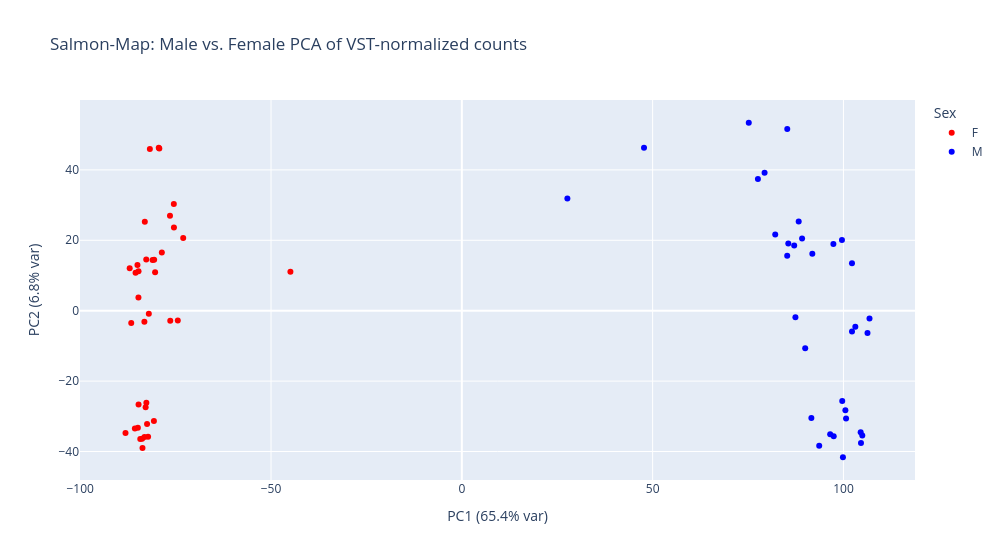

Notebook code cell kept with this figure:
### Code cell
# create transpose
vst_t = norm_counts.T

pca = PCA(n_components=2)
pca_scores = pca.fit_transform(vst_t)

pca_df = metadata.copy()
pca_df['PC1'] = pca_scores[:,0]
pca_df['PC2'] = pca_scores[:,1]

# Explained variance
pc1_var = pca.explained_variance_ratio_[0] * 100
pc2_var = pca.explained_variance_ratio_[1] * 100

# Define your own color mapping
color_map = {'M': 'blue', 'F': 'red'}  

fig = px.scatter(
    pca_df,
    x='PC1',
    y='PC2',
    color='Sex',  
    color_discrete_map=color_map,          
    hover_name=pca_df.index,
    title=f"Salmon-Map: Male vs. Female PCA of VST-normalized counts"
)

fig.update_layout(
    xaxis_title=f"PC1 ({pca.explained_variance_ratio_[0]*100:.1f}% var)",
    yaxis_title=f"PC2 ({pca.explained_variance_ratio_[1]*100:.1f}% var)",
    width=1000
)

#fig.write_image("salmon_map_pca.svg")
fig.show()

### Figure 1 — Plotly figure (JSON) as saved in the notebook; plotly's stock layout.template omitted (floating-point values rounded to 4 significant figures)
{"data": [{"hovertemplate": "<b>%{hovertext}</b><br><br>Sex=F<br>PC1=%{x}<br>PC2=%{y}<extra></extra>", "hovertext": ["ERR12356072", "ERR12383247", "ERR12383248", "ERR12383252", "ERR12383253", "ERR12383254", "ERR12383259", "ERR12383260", "ERR12383261", "ERR12383265", "ERR12383266", "ERR12383268", "ERR12383272", "ERR12383273", "ERR12383274", "ERR12383279", "ERR12383280", "ERR12383281", "ERR12383283", "ERR12383285", "ERR12383286", "ERR12383287", "ERR12383289", "ERR12383292", "ERR12383293", "ERR12383294", "ERR12383298", "ERR12383299", "ERR12383300", "ERR12383301", "ERR12383305", "ERR12383306", "ERR12383307", "ERR12383311", "ERR12383312", "ERR12383313", "ERR12383314"], "legendgroup": "F", "marker": {"color": "red", "symbol": "circle"}, "mode": "markers", "name": "F", "orientation": "v", "showlegend": true, "type": "scatter", "x": [-78.61, -81.04, -73.01, -80.63, -75.45, -44.92, -76.41, -84.75, -74.44, -82.86, -84.72, -82.67, -85.68, -82.49, -80.69, -82.22, -84.27, -84.89, -83.69, -88.14, -83.15, -83.79, -83.08, -83.19, -86.63, -82.02, -84.73, -80.38, -76.48, -85.5, -87.04, -85.0, -82.7, -75.47, -81.76, -79.27, -79.42], "xaxis": "x", "y": [16.55, 14.37, 20.68, 14.46, 23.61, 11.08, -2.867, 3.736, -2.793, -27.43, -26.63, -26.16, -33.47, -32.22, -31.34, -35.8, -36.42, -33.24, -38.99, -34.72, -35.87, -36.37, 25.24, -3.167, -3.488, -0.8735, 11.23, 10.94, 26.98, 10.77, 12.04, 12.99, 14.55, 30.29, 45.91, 46.06, 46.27], "yaxis": "y"}, {"hovertemplate": "<b>%{hovertext}</b><br><br>Sex=M<br>PC1=%{x}<br>PC2=%{y}<extra></extra>", "hovertext": ["ERR12383249", "ERR12383250", "ERR12383251", "ERR12383255", "ERR12383256", "ERR12383257", "ERR12383258", "ERR12383262", "ERR12383263", "ERR12383264", "ERR12383267", "ERR12383269", "ERR12383270", "ERR12383271", "ERR12383275", "ERR12383276", "ERR12383277", "ERR12383278", "ERR12383282", "ERR12383284", "ERR12383288", "ERR12383290", "ERR12383291", "ERR12383295", "ERR12383296", "ERR12383302", "ERR12383304", "ERR12383308", "ERR12383309", "ERR12383310", "ERR12383315", "ERR12383316", "ERR12383317"], "legendgroup": "M", "marker": {"color": "blue", "symbol": "circle"}, "mode": "markers", "name": "M", "orientation": "v", "showlegend": true, "type": "scatter", "x": [97.37, 99.61, 89.16, 106.3, 79.34, 106.8, 103.1, 100.5, 99.68, 100.7, 77.58, 104.6, 104.9, 91.59, 104.5, 97.45, 96.52, 27.65, 93.65, 99.87, 87.42, 102.2, 89.98, 85.26, 91.85, 85.55, 82.12, 85.28, 75.19, 47.74, 102.2, 87.09, 88.27], "xaxis": "x", "y": [18.95, 20.08, 20.51, -6.305, 39.16, -2.224, -4.576, -28.31, -25.62, -30.61, 37.39, -37.62, -35.48, -30.51, -34.5, -35.68, -35.08, 31.9, -38.38, -41.63, -1.882, -5.894, -10.69, 15.58, 16.16, 19.09, 21.61, 51.59, 53.39, 46.3, 13.46, 18.53, 25.34], "yaxis": "y"}], "layout": {"legend": {"title": {"text": "Sex"}, "tracegroupgap": 0}, "title": {"text": "Salmon-Map: Male vs. Female PCA of VST-normalized counts"}, "width": 1000, "xaxis": {"anchor": "y", "domain": [0, 1], "title": {"text": "PC1 (65.4% var)"}}, "yaxis": {"anchor": "x", "domain": [0, 1], "title": {"text": "PC2 (6.8% var)"}}}}
